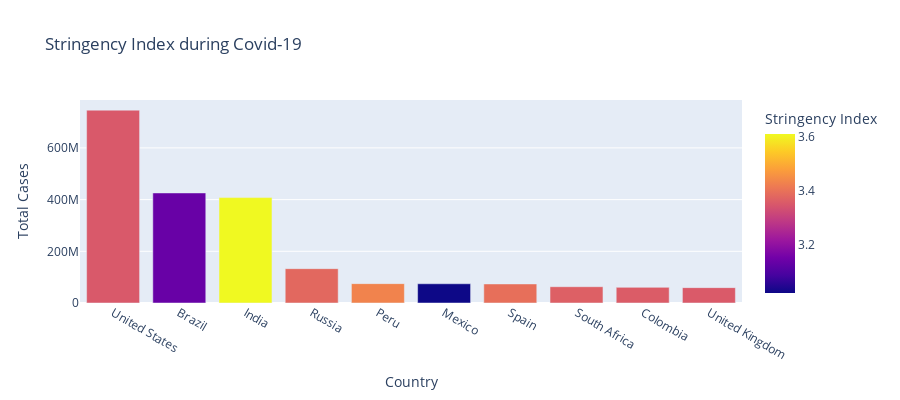

Here is the notebook cell this chart was saved with:
### Markdown cell above
# Stringency Index
Another important column in this dataset is the stringency index. It is a composite measure of response indicators, including school closures, workplace closures, and travel bans. It shows how strictly countries are following these measures to control the spread of covid-19:

### Code cell
stringency_fig = px.bar(data, x='Country', y='Total Cases', hover_data=['Population','Total Deaths'], 
                        color='Stringency Index', height=400,title= "Stringency Index during Covid-19")
stringency_fig.show()

### Figure 1 — Plotly figure (JSON) as saved in the notebook; plotly's stock layout.template omitted (floating-point values rounded to 4 significant figures)
{"data": [{"alignmentgroup": "True", "customdata": [[19.62, 26477574], [19.17, 14340567], [21.05, 7247327], [18.8, 2131571], [17.31, 3020038], [18.67, 7295850], [17.66, 5510624], [17.9, 1357682], [17.75, 1936134], [18.03, 7249573]], "hovertemplate": "Country=%{x}<br>Total Cases=%{y}<br>Population=%{customdata[0]}<br>Total Deaths=%{customdata[1]}<br>Stringency Index=%{marker.color}<extra></extra>", "legendgroup": "", "marker": {"color": [3.351, 3.136, 3.611, 3.38, 3.43, 3.019, 3.394, 3.364, 3.358, 3.354], "coloraxis": "coloraxis", "pattern": {"shape": ""}}, "name": "", "offsetgroup": "", "orientation": "v", "showlegend": false, "textposition": "auto", "type": "bar", "x": ["United States", "Brazil", "India", "Russia", "Peru", "Mexico", "Spain", "South Africa", "Colombia", "United Kingdom"], "xaxis": "x", "y": [746014098, 425704517, 407771615, 132888951, 74882695, 74347548, 73717676, 63027659, 60543682, 59475032], "yaxis": "y"}], "layout": {"barmode": "relative", "coloraxis": {"colorbar": {"title": {"text": "Stringency Index"}}, "colorscale": [[0, "#0d0887"], [0.1111, "#46039f"], [0.2222, "#7201a8"], [0.3333, "#9c179e"], [0.4444, "#bd3786"], [0.5556, "#d8576b"], [0.6667, "#ed7953"], [0.7778, "#fb9f3a"], [0.8889, "#fdca26"], [1, "#f0f921"]]}, "height": 400, "legend": {"tracegroupgap": 0}, "title": {"text": "Stringency Index during Covid-19"}, "xaxis": {"anchor": "y", "domain": [0, 1], "title": {"text": "Country"}}, "yaxis": {"anchor": "x", "domain": [0, 1], "title": {"text": "Total Cases"}}}}
